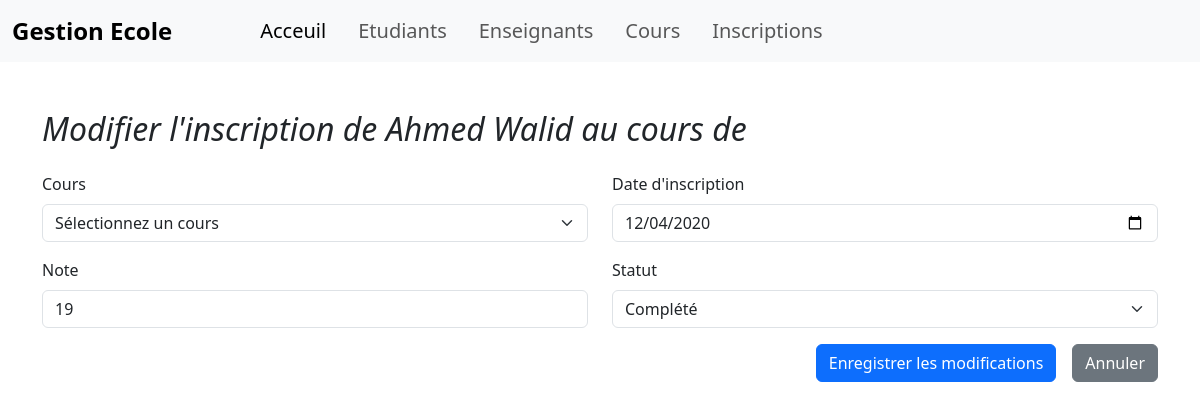
The page /enrollments/update_enrollments/1/ on the database its author committed.
### home/models.py (models this page shows, shortened)
class Enrollments(models.Model):
    student = models.ForeignKey(
        'Student',
        on_delete=models.SET_NULL,
        null=True,
        blank=True
    )
    course = models.ForeignKey(
        'Courses',
        on_delete=models.SET_NULL,
        null=True,
        blank=True
    )
    enrollment_date = models.DateField(auto_now_add=True)  # Date d'inscription automatique
    grade = models.CharField(max_length=10, blank=True, null=True)  # Note (optionnelle)
    STATUS_CHOICES = [
        ('ENROLLED', 'Enrolled'),
        ('COMPLETED', 'Completed'),
        ('DROPPED', 'Dropped'),
    ]
    status = models.CharField(max_length=50, choices=STATUS_CHOICES, default='ENROLLED')
    class Meta:
        constraints = [
            models.UniqueConstraint(
                fields=['student', 'course'],  # Combinaison unique étudiant + cours
                name='unique_enrollment'  # Nom de la contrainte
            )
        ]

class Student(models.Model):
    first_name = models.CharField(max_length=50)
    last_name = models.CharField(max_length=50)
    date_of_birth = models.DateField()
    grade_level = models.CharField(max_length=20)
    email = models.EmailField(unique=True)
    phone = models.CharField(max_length=15, unique=True)
    address = models.TextField()

### home/views.py (the view, shortened to what this page needs)
# urls.py: path('enrollments/update_enrollments/<int:enrollment_id>/', views.update_enrollments, name='update_enrollments' ),
def update_enrollments(request:HttpRequest, enrollment_id):
    enrollment = get_object_or_404(Enrollments, id=enrollment_id)
    courses = Courses.objects.all()
    return render(request, 'home/Enrollments/update_enrollments.html', {
        'enrollment': enrollment,
        'courses': courses
    })

### home/templates/home/Enrollments/update_enrollments.html (shortened to what this page needs)
{% extends "home/base.html" %}
{% block content %}
<h2 class="mb-4 fst-italic container mt-5">Modifier l'inscription de {{ enrollment.student.first_name }} {{ enrollment.student.last_name }} au cours de {{enrollment.course.name}}</h2>
<form method="POST" action="{% url 'update_enrollments' enrollment.id %}" class="container">
  <div class="row mb-3">
    <div class="col-md-6">
      <label for="course" class="form-label">Cours</label>
      <select class="form-select" id="course" name="course" required>
        <option value="">Sélectionnez un cours</option>
      </select>
    </div>
    <div class="col-md-6">
      <label for="enrollment_date" class="form-label">Date d'inscription</label>
      <input type="date" class="form-control" id="enrollment_date" name="enrollment_date" value="{{ enrollment.enrollment_date|date:'Y-m-d' }}" required>
    </div>
  </div>
  <div class="row mb-3">
    <div class="col-md-6">
      <label for="grade" class="form-label">Note</label>
      <input type="text" class="form-control" id="grade" name="grade" value="{{ enrollment.grade }}" placeholder="Entrez la note (optionnel)">
    </div>
    <div class="col-md-6">
      <label for="status" class="form-label">Statut</label>
      <select class="form-select" id="status" name="status" required>
        <option value="COMPLETED" {% if enrollment.status == 'COMPLETED' %}selected{% endif %}>Complété</option>
      </select>
    </div>
  </div>
  <div class="d-flex justify-content-end">
    <button type="submit" class="btn btn-primary">Enregistrer les modifications</button>
    <button type="reset" class="btn btn-secondary ms-3">Annuler</button>
  </div>
</form>
{% endblock %}

### rows shown on the page
Enrollments: student.first_name "Ahmed", student.last_name "Walid", enrollment_date "12/04/2020", grade "19", status "Complété"
